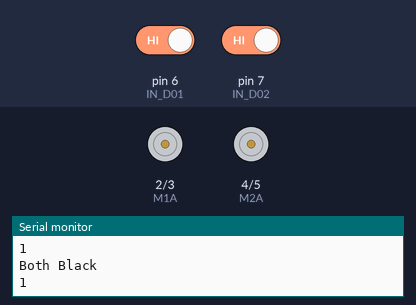
This sketch was run on a simulated Arduino Uno, built with avr-gcc and run on an emulated ATmega328P. On the bench: motor-driver pin pairs drawn as motors (green arrow = first pin HIGH = forward, orange = second pin HIGH = backward, longer = more drive), the last lines printed to the serial monitor. Inputs (shaded band) come from the test bench; at power-on: pin 6 (IN_D01) HIGH, pin 7 (IN_D02) HIGH.

Above: at 1.2 s.
1.3 s: pin 6 (IN_D01) driven LOW
At 1.8 s:
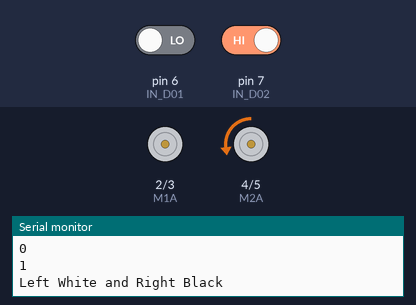
2.8 s: pin 7 (IN_D02) driven LOW
At 4.0 s:
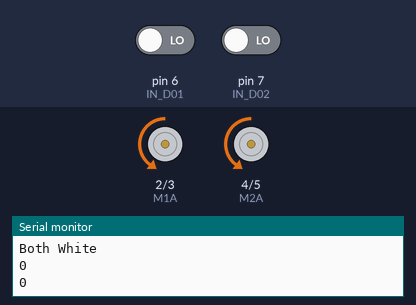
4.3 s: pin 6 (IN_D01) driven HIGH
At 4.7 s:
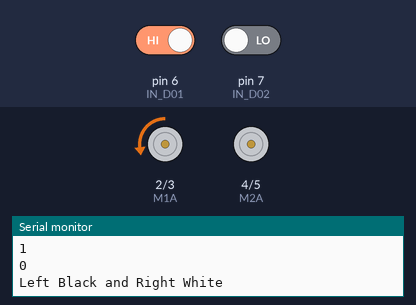
5.8 s: pin 7 (IN_D02) driven HIGH
8.8 s: pin 6 (IN_D01) driven LOW
At 9.9 s:
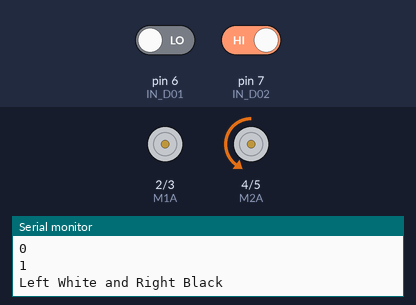
11.8 s: pin 7 (IN_D02) driven LOW
At 13.0 s:
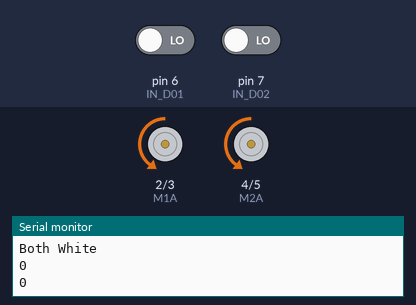
Timing chart, 0 to 14.8 s (numbered marks = the images above; inputs shaded):
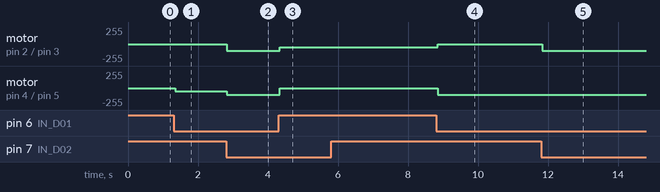

Measured:
- after the input at 1.3 s, motor on pin 4 (M2A) / pin 5 (M2B): stopped → backward 50/255 after 0.05 s
- after the input at 2.8 s, motor on pin 2 (M1A) / pin 3 (M1B): stopped → backward 100/255 at once; motor on pin 4 (M2A) / pin 5 (M2B): backward 50/255 → backward 100/255 at once
- after the input at 4.3 s, motor on pin 2 (M1A) / pin 3 (M1B): backward 100/255 → backward 50/255 at once; motor on pin 4 (M2A) / pin 5 (M2B): backward 100/255 → stopped at once
- after the input at 8.8 s, motor on pin 2 (M1A) / pin 3 (M1B): backward 50/255 → stopped after 0.05 s; motor on pin 4 (M2A) / pin 5 (M2B): stopped → backward 100/255 after 0.05 s
- after the input at 11.8 s, motor on pin 2 (M1A) / pin 3 (M1B): stopped → backward 100/255 at once

The sketch:

Fixing.ino
```cpp
#define M1A 2 //M1A is connected to Arduino pin 2
#define M1B 3 //M1B is connected to Arduio pin 3
#define M2A 4 //M1A is connected to Arduino pin 4
#define M2B 5 //M1B is connected to Arduio pin 5

#define IN_D01 6
#define IN_D02 7

bool courseComplete = false;

void setup()
{
  Serial.begin(9600);

  pinMode (M1A, INPUT);
  pinMode (M1B, INPUT);

  pinMode (M2A, INPUT);
  pinMode (M2B, INPUT);
}
void loop()
{
  int value_D01 = digitalRead(IN_D01);
  int value_D02 = digitalRead(IN_D02);

  Serial.println(value_D01);
  Serial.println(value_D02);

  if(value_D01 == LOW && value_D02 == LOW)
  {
    int motor1Speed = 100;
    int motor2Speed = 100;

    Serial.println("Both White");

    analogWrite(M1A, 0); //Set M1A to ~10% PWM signal
    analogWrite(M1B, motor1Speed); //Set M1B to 0

    analogWrite(M2A, 0); //Set M2A to ~10% PWM signal
    analogWrite(M2B, motor2Speed); //Set M2B to 0
  }

  else if(value_D01 == HIGH && value_D02 == LOW)
  {
    int motor1Speed = 50;
    int motor2Speed = 30;

    Serial.println("Left Black and Right White");

    analogWrite(M1A, 0); //Set M1A to ~10% PWM signal
    analogWrite(M1B, motor1Speed); //Set M1B to 0

    analogWrite(M2A, motor2Speed); //Set M2A to ~10% PWM signal
    analogWrite(M2B, 0); //Set M1B to 0
  }

  else if(value_D01 == LOW && value_D02 == HIGH)
  {
    int motor1Speed = 30;
    int motor2Speed = 50;

    Serial.println("Left White and Right Black");

    analogWrite(M1A, motor1Speed); //Set M1A to ~10% PWM signal
    analogWrite(M1B, 0); //Set M1B to 0

    analogWrite(M2A, 0); //Set M2A to ~10% PWM signal
    analogWrite(M2B, motor2Speed); //Set M2B to 0
  }

  else if(value_D01 == HIGH && value_D02 == HIGH)
  {
    Serial.println("Both Black");

    courseComplete = true;
  }

  else if(courseComplete == true)
  {
    int motor1Speed = 0;
    int motor2Speed = 0;

    analogWrite(M1A, motor1Speed); //Set M1A to ~10% PWM signal
    analogWrite(M1B, 0); //Set M1B to 0

    analogWrite(M2A, motor2Speed); //Set M2A to ~10% PWM signal
    analogWrite(M2B, 0); //Set M2B to 0
  }
}
```
